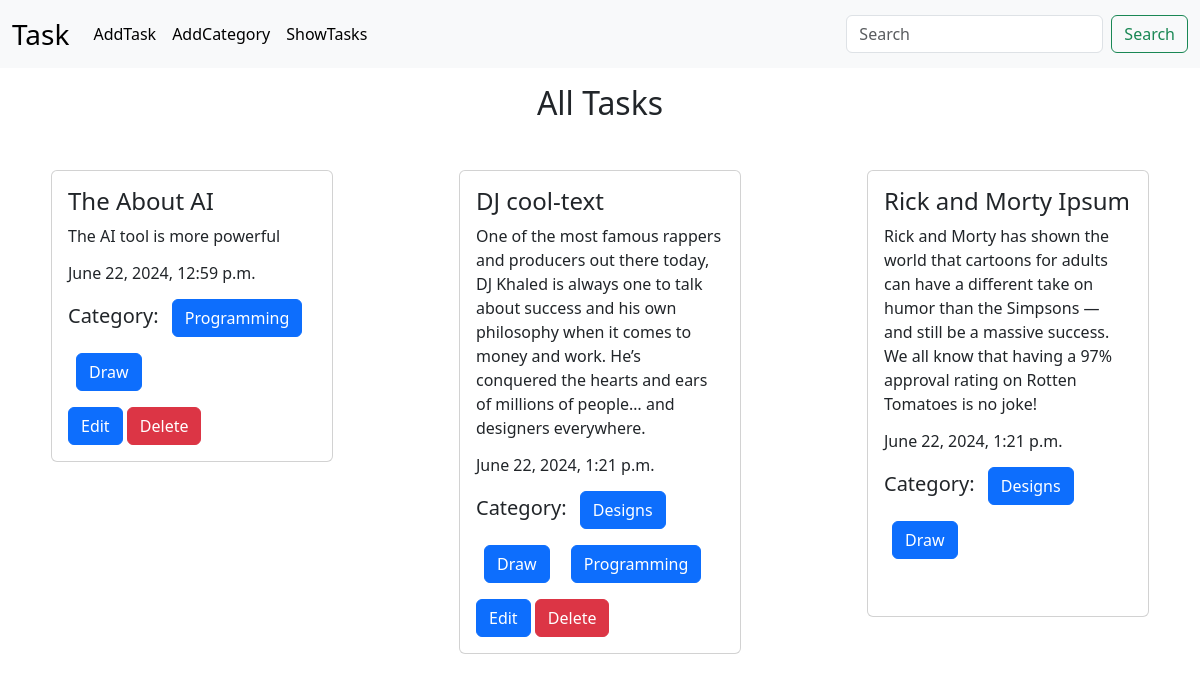
The app's page /show_tasks with its own data.
### Task/models.py (models this page shows, shortened)
class Task(models.Model):
    taskTitle = models.CharField(max_length=200)
    taskDescription = models.TextField()
    is_completed = models.BooleanField(default=False)
    taskAssignDate = models.DateTimeField(auto_now_add=True,null=True,blank=True)

### Category/models.py (models this page shows, shortened)
class Category(models.Model):
    CategoryName = models.CharField(max_length=50,)
    task = models.ManyToManyField(Task,related_name='categories')

### TaskManagement_Ass3/views.py (the view)
# urls.py: path('show_tasks',views.show_tasks,name = 'show_tasks'),
def show_tasks(request):
    tasks = Task.objects.all()
    return render(request, 'home.html', {'tasks': tasks})

### templates/home.html
{% extends 'base.html' %}
{% block content %}
<h2 class="text-center mt-3">All Tasks</h2>
<div class="row d-flex flex-wrap justify-content-around mt-5">
    {% for task in tasks %}
    <div class="col-3">
        <div class="card">
            <div class="card-body">
                <h4 class="card-title">{{ task.taskTitle }}</h4>
                <p class="card-text">{{ task.taskDescription }}</p>
                <h6 class="card-text ">{{ task.taskAssignDate }}</h6>
                <h5>Category:{%for t in task.categories.all%}
                   <button class="btn btn-primary m-2"> {{t.CategoryName}}</button>
                    {%endfor%}
                </h5>
                {% if not task.is_completed %}
                <a href="{% url 'edit_task' task.id %}" class="btn btn-primary">Edit</a>
                <a href="{% url 'delete_task' task.id %}" class="btn btn-danger">Delete</a>
                {% else %}
                <span class="badge badge-success">Completed</span>
                {% endif %}
            </div>
        </div>
    </div>
    {% endfor %}
</div>
{% endblock %}

### templates/base.html (shortened to what this page needs)
<!doctype html>
<html lang="en">
  <head>
    <link href="https://cdn.jsdelivr.net/npm/bootstrap@5.3.3/dist/css/bootstrap.min.css" rel="stylesheet">
  </head>
  <body>
    <nav class="navbar navbar-expand-lg bg-body-tertiary ">
        <div class="container-fluid">
          <a class="navbar-brand text-bold fs-3" href="#">Task</a>
          <div class="collapse navbar-collapse" id="navbarSupportedContent">
            <ul class="navbar-nav me-auto mb-2 mb-lg-0">
              <li class="nav-item">
                <a class="nav-link text-bold  text-black fs-6 " href="{% url 'taskpage' %}">AddTask</a>
              </li>
              <li class="nav-item">
                <a class="nav-link text-bold text-black fs-6" href="{% url 'categorypage' %}">AddCategory </a>
              </li>
              <li class="nav-item">
                <a class="nav-link text-bold  text-black fs-6 " href="{% url 'show_tasks' %}">ShowTasks</a>
              </li>
            </ul>
            <form class="d-flex" role="search">
              <input class="form-control me-2" type="search" placeholder="Search" aria-label="Search">
              <button class="btn btn-outline-success" type="submit">Search</button>
            </form>
          </div>
        </div>
      </nav>
      {% block content%}
      {% endblock %}
  </body>
</html>

### records on screen
Task: taskTitle "The About AI", taskDescription "The AI tool is more powerful", taskAssignDate "June 22, 2024, 12:59 p.m.", is_completed "Edit"
Category: CategoryName "Programming"
Category: CategoryName "Draw"
Task: taskTitle "DJ cool-text", taskDescription "One of the most famous rappers and producers out there today, DJ Khaled is always one to talk about success and his own philosophy when it comes to money and work. He’s conquered the hearts and ears of millions of people… and designers everywhere.", taskAssignDate "June 22, 2024, 1:21 p.m.", is_completed "Edit"
Category: CategoryName "Designs"
Task: taskTitle "Rick and Morty Ipsum", taskDescription "Rick and Morty has shown the world that cartoons for adults can have a different take on humor than the Simpsons — and still be a massive success. We all know that having a 97% approval rating on Rotten Tomatoes is no joke!", taskAssignDate "June 22, 2024, 1:21 p.m."
